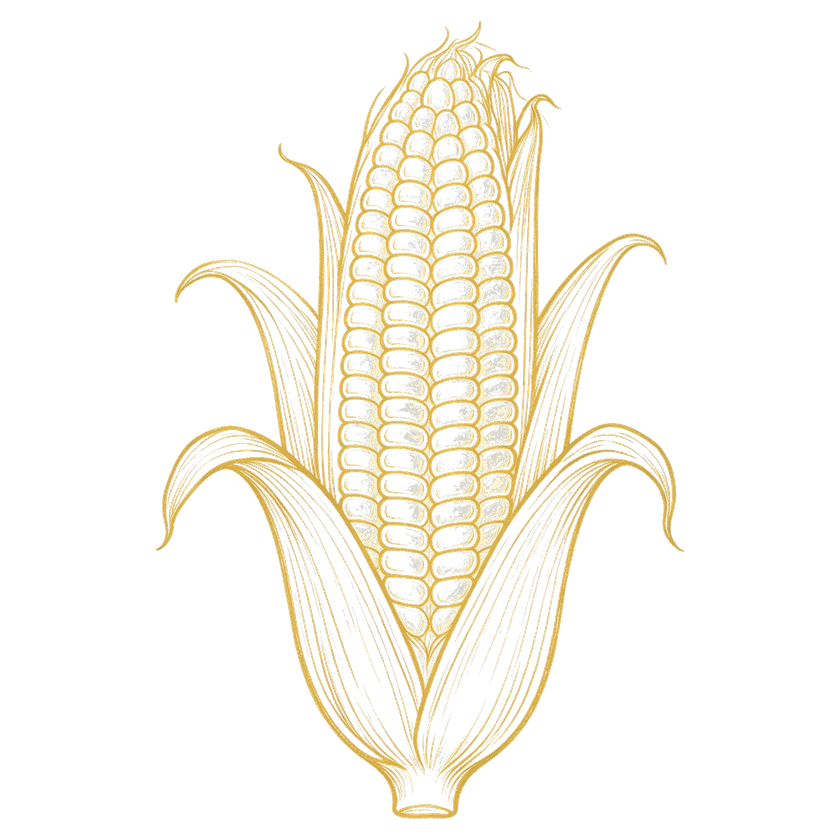
#> input picture baomi-agent/assets/corn_t.png, 840 x 840 px, shrunk from 1516 x 1516 before the run, found by its file name
$ python _cropcorn.py
#> lines starting #> are read from the running program, lines starting #| are printed output that depends on the picture
# -*- coding: utf-8 -*-
from PIL import Image
p = r'C:\Users\HUAWEI\Desktop\苞米agent\baomi-agent\assets\corn_t.png'
im = Image.open(p).convert('RGBA')
#> im is the input picture: PIL image 840x840 RGBA; mean R, G, B, A 46.8, 43, 32.5, 30.1
bbox = im.getbbox()
#> bbox = (153, 20, 687, 821)
print('before bbox', bbox, im.size)
#| before bbox (153, 20, 687, 821) (840, 840)
# 裁到内容边界，再留 5% 边距
if bbox:
    l,t,r,b = bbox
#> l = 153; t = 20; r = 687; b = 821
    pad = int((r-l)*0.04)
#> pad = 21
    l=max(0,l-pad); t=max(0,t-pad)
#> after `l = max(0, l - pad)`: l = 132
#> after `t = max(0, t - pad)`: t = 0
    r=min(im.width,r+pad); b=min(im.height,b+pad)
#> after `r = min(im.width, r + pad)`: r = 708
#> after `b = min(im.height, b + pad)`: b = 840
    im2 = im.crop((l,t,r,b))
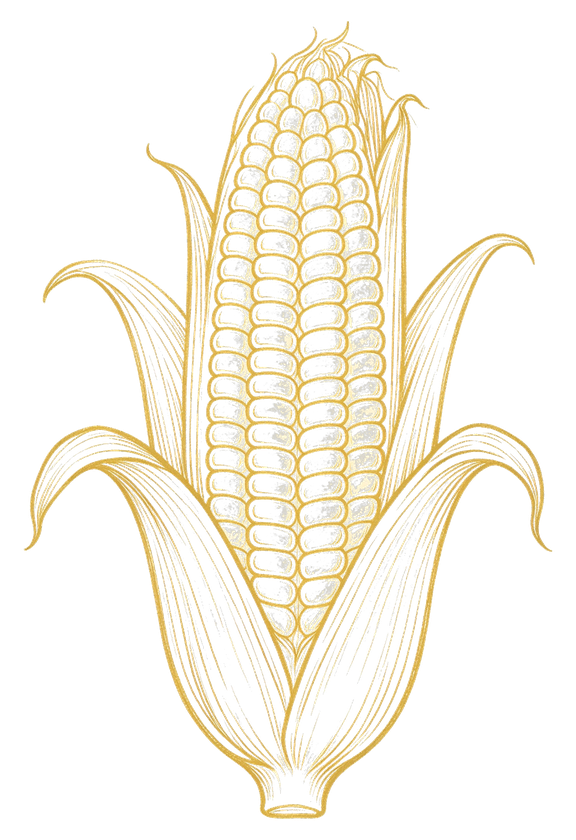
#> im2: PIL image 576x840 RGBA; mean R, G, B, A 68.3, 62.7, 47.4, 43.8; transparent parts drawn white
    # 补成正方形
    s = max(im2.width, im2.height)
#> s = 840
    canvas = Image.new('RGBA',(s,s),(0,0,0,0))
#> canvas: PIL image 840x840 RGBA; every value is 0
    canvas.paste(im2,((s-im2.width)//2,(s-im2.height)//2),im2)
    canvas.save(p)
    print('after', canvas.size)
#| after (840, 840)
